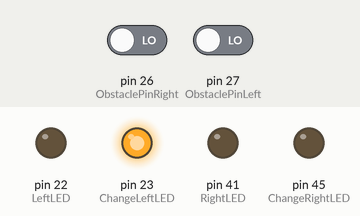
A sketch run on a simulated Arduino Mega 2560, built with avr-gcc and run on an emulated ATmega2560. Shown: output pins drawn as LEDs (lit = HIGH). Inputs (shaded band) come from the test bench; at power-on: pin 26 (ObstaclePinRight) LOW, pin 27 (ObstaclePinLeft) LOW.

Above: at 2.2 s.
2.3 s: pin 26 (ObstaclePinRight) driven HIGH
At 3.7 s:
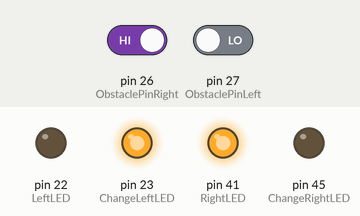
4.0 s: pin 27 (ObstaclePinLeft) driven HIGH
At 5.0 s:
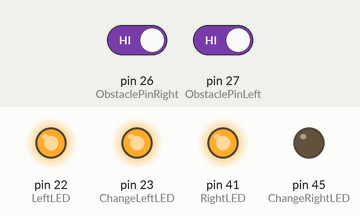
5.5 s: pin 26 (ObstaclePinRight) driven LOW
At 6.2 s:
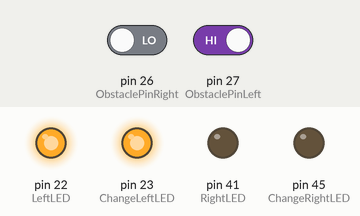
7.0 s: pin 27 (ObstaclePinLeft) driven LOW
At 7.3 s:
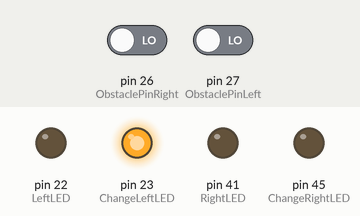
Timing chart, 0 to 9.5 s (numbered marks = the images above; inputs shaded):
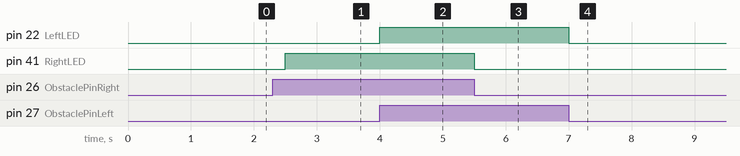

The sketch:

ir-test.ino
```cpp
const int ObstaclePinLeft = 27;  // This is our input pin - left position
const int ObstaclePinRight = 26;  // This is our input pin - right position
int ObstacleLeft = LOW;  // LOW = nothing, go.
int ObstacleRight = LOW;  // HIGH = black, turn / stop

const int LeftLED = 22;
const int ChangeLeftLED = 23;
const int RightLED = 41;
const int ChangeRightLED = 45;

void setup() {
    pinMode(LeftLED, OUTPUT);
    pinMode(RightLED, OUTPUT);
    pinMode(ChangeLeftLED, OUTPUT);
    pinMode(ChangeRightLED, OUTPUT);

    pinMode(ObstaclePinLeft, INPUT);
    pinMode(ObstaclePinRight, INPUT);

    delay(1000);
    digitalWrite(ChangeLeftLED, HIGH);
}

void loop() {
  ObstacleLeft = digitalRead(ObstaclePinLeft);
  ObstacleRight = digitalRead(ObstaclePinRight);

    if (ObstacleLeft==HIGH) {
        digitalWrite(LeftLED, HIGH);
    } else if (ObstacleLeft==LOW) {
        digitalWrite(LeftLED,LOW);
    }
    if (ObstacleRight==HIGH) {
        digitalWrite(RightLED, HIGH);
    } else if (ObstacleRight==LOW) {
        digitalWrite(RightLED,LOW);
    }

    delay(500);
}
```

Measured:
- after the input at 2.3 s, pin 41 (RightLED): LOW → HIGH after 0.20 s
- after the input at 4.0 s, pin 22 (LeftLED): LOW → HIGH at once
- after the input at 5.5 s, pin 41 (RightLED): HIGH → LOW at once
- after the input at 7.0 s, pin 22 (LeftLED): HIGH → LOW at once
